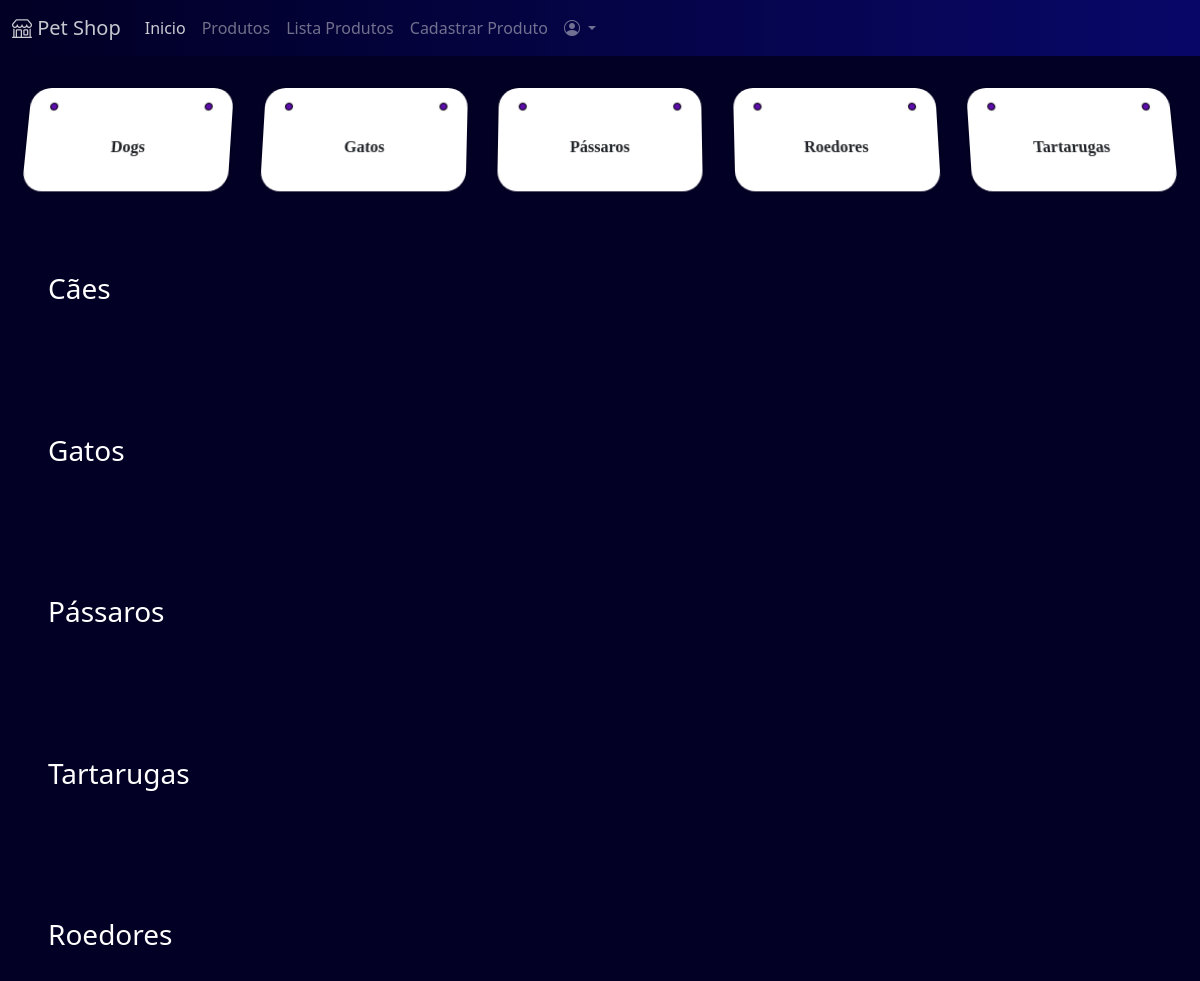
The app's page /produtos/categorias.php, older data.
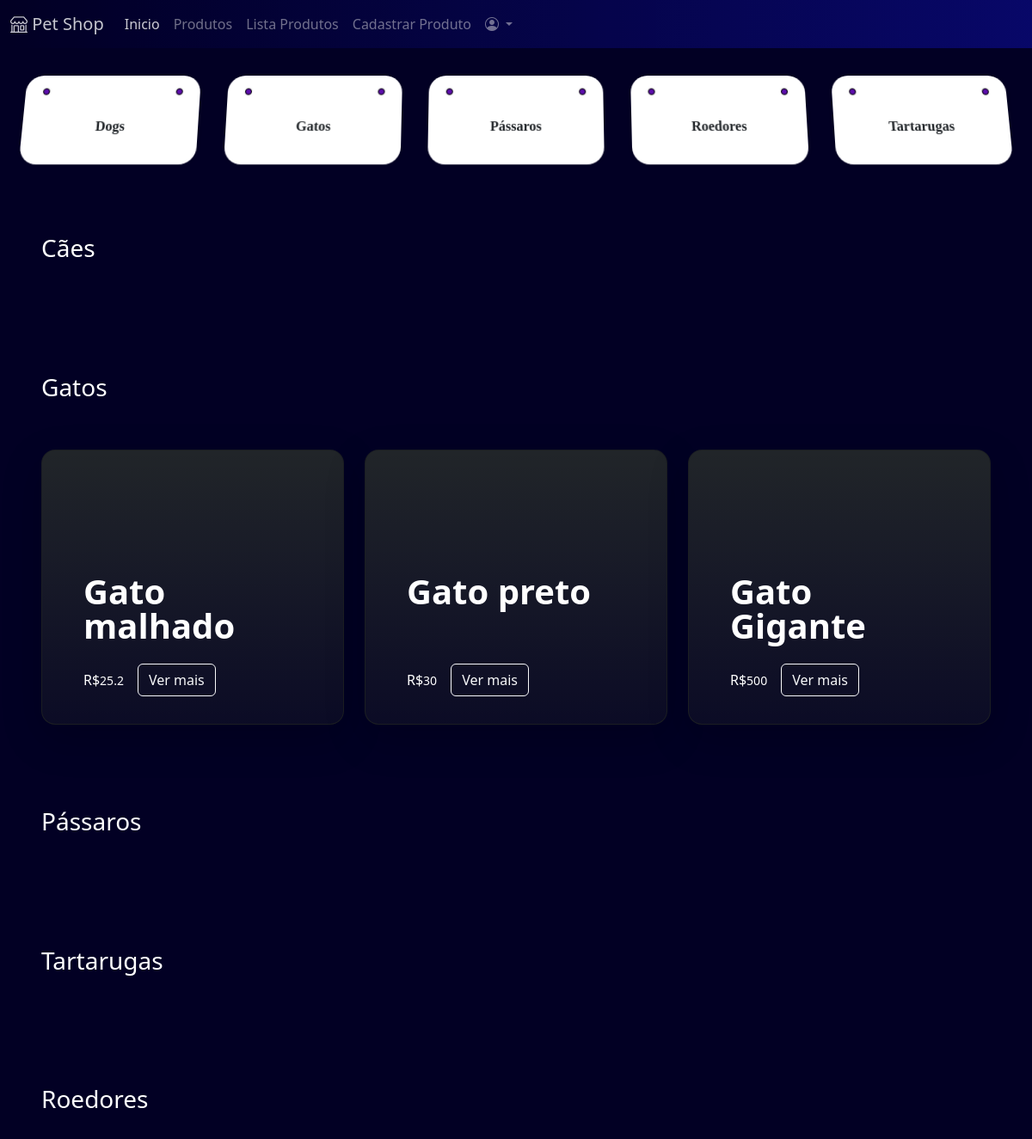
The same page, newer data.
### tables this page shows
CREATE TABLE produtos(
id INTEGER PRIMARY KEY AUTOINCREMENT,
nome TEXT,
tipo TEXT,
descricao TEXT,
preco REAL,
quantidade INTEGER,
imagem TEXT
);

### produtos/categorias.php (the view, shortened to what this page needs)
<?php
include "../configuracao/conexao.php";
include "../componentes/header.php";
?>
<div class="cards bg-2">
    <div class="framework-card">
        <p>Dogs</p>
    </div>
    <div class="framework-card">
        <p>Gatos</p>
    </div>
    <div class="framework-card">
        <p>Pássaros</p>
    </div>
    <div class="framework-card">
        <p>Roedores</p>
    </div>
    <div class="framework-card">
        <p>Tartarugas</p>
    </div>
</div>
<div class="px-5 px-5-" id="custom-cards">
    <h3 class="pt-5 text-white">Cães</h3>
    <div class="row row-cols-1 row-cols-lg-3 align-items-stretch g-4 py-5">
    </div>
    <h3 class="pt-5 text-white">Gatos</h3>
    <div class="row row-cols-1 row-cols-lg-3 align-items-stretch g-4 py-5">
        <?php
        $sql = "SELECT * FROM produtos WHERE tipo = 'gato'";
        $resultado = $db->query($sql);
        while ($item = $resultado->fetchArray(SQLITE3_ASSOC)) {
        ?>
            <div class="col">
                <div class="card card-cover h-100 overflow-hidden text-bg-dark rounded-4 shadow-lg" style="background-image: url('<?php echo $item['imagem']; ?>'); background-size: cover;  background-position: center;">
                    <div class="d-flex flex-column h-100 p-5 pb-3 text-white text-shadow-1 bg-gradiente">
                        <h3 class="pt-5 mt-5 mb-4 display-6 lh-1 fw-bold">
                            <?php
                            echo $item['nome'];
                            ?>
                        </h3>
                        <ul class="d-flex list-unstyled mt-auto">
                            <li class="d-flex align-items-center me-3">
                                R$
                                <small>
                                    <?php
                                    echo $item['preco'];
                                    ?>
                                </small>
                            </li>
                            <li class="d-flex align-items-center">
                                <a href="../produtos/item.php?u_id=<?php echo $item['id']; ?>
                          " class="btn btn-outline-light">
                                    Ver mais
                                </a>
                            </li>
                        </ul>
                    </div>
                </div>
            </div>
        <?php
        }
        ?>
    </div>
    <h3 class="pt-5 text-white">Pássaros</h3>
    <div class="row row-cols-1 row-cols-lg-3 align-items-stretch g-4 py-5">
    </div>
    <h3 class="pt-5 text-white">Tartarugas</h3>
    <div class="row row-cols-1 row-cols-lg-3 align-items-stretch g-4 py-5">
    </div>
    <h3 class="pt-5 text-white">Roedores
    <div class="row row-cols-1 row-cols-lg-3 align-items-stretch g-4 py-5">
    </div>
</div>
<?php
include "../componentes/footer.php";
?>

Row changes from the older to the newer data that the page shows:
added produtos: nome "Gato malhado", preco "25.2"
added produtos: nome "Gato preto", preco "30"
added produtos: nome "Gato Gigante", preco "500"
